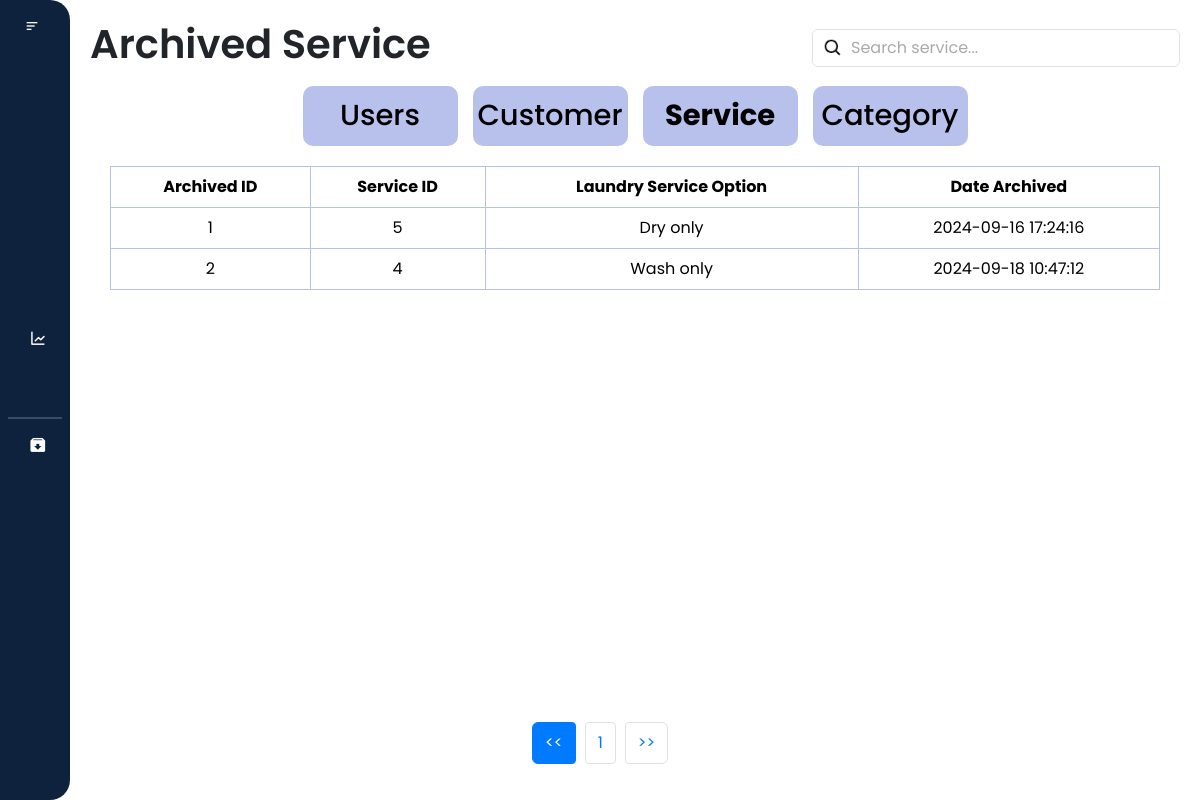
The app's page /archived/archive_service.php (signed in), older data.
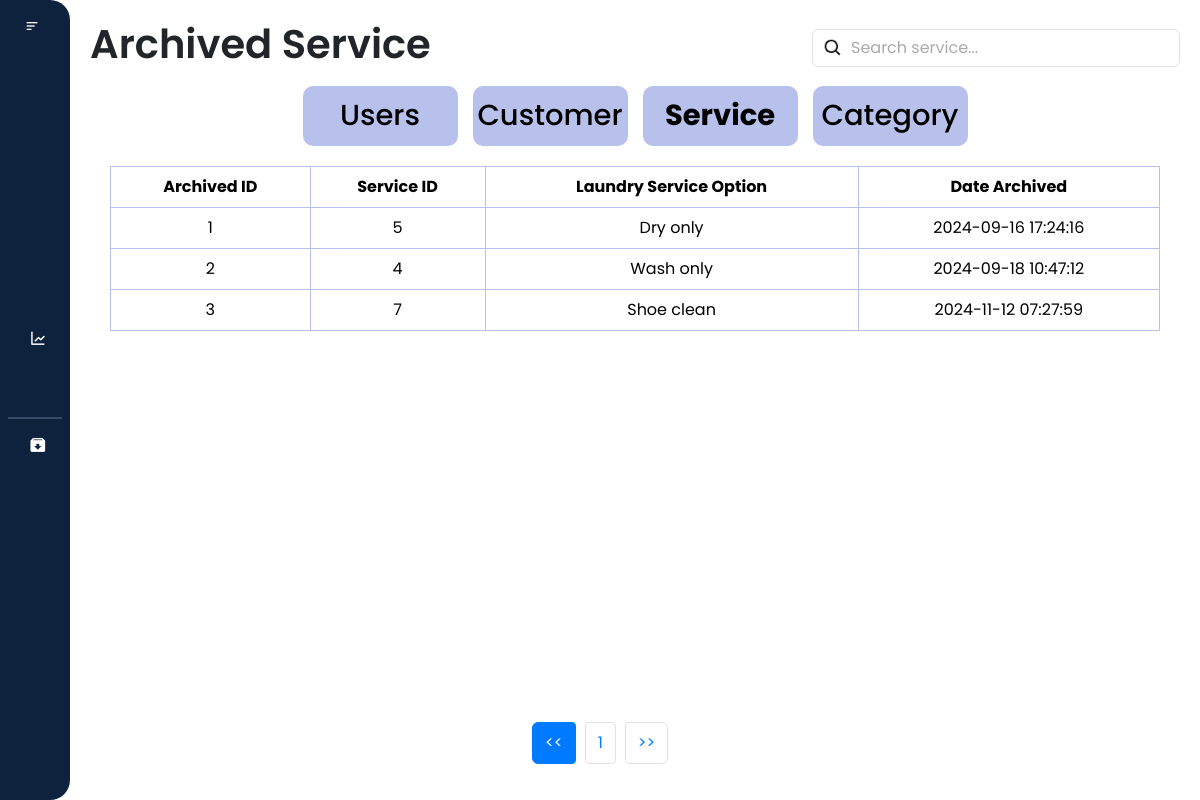
The same page, newer data.
### tables this page shows
CREATE TABLE `archived_service` (
  `archive_id` int(11) NOT NULL,
  `service_id` int(11) NOT NULL,
  `laundry_service_option` varchar(255) NOT NULL,
  `archived_at` timestamp NOT NULL DEFAULT current_timestamp()
);

### archived/archive_service.php (the view, shortened to what the changed rows need)
<?php
$conn = new mysqli('localhost', 'root', '', 'laundry_db');
?>
<!DOCTYPE html>
<html lang="en">
<head>
    <link href="https://cdn.jsdelivr.net/npm/bootstrap@5.3.3/dist/css/bootstrap.min.css" rel="stylesheet"
>
    <link href="https://cdn.lineicons.com/4.0/lineicons.css" rel="stylesheet" />
    <link href='https://unpkg.com/boxicons@2.1.4/css/boxicons.min.css' rel='stylesheet'>
    <link rel="stylesheet" href="archive_service.css">
</head>
<body>
    <div class="wrapper">
        <div class="main-content">
            <nav>
                <div class="d-flex justify-content-between align-items-center">
                    <h1>Archived Service</h1>
                </div>
            </nav>
            <div class="card-body">
                <table class="table table-bordered text-center">
                        <thead>
                            <tr class="bg-dark text-white">
                                <th>Archived ID</th>
                                <th>Service ID</th>
                                <th>Laundry Service Option</th>
                                <th>Date Archived</th>
                            </tr>
                        </thead>
                        <tbody id = "archive_service_table">
                            <?php
                            $query = "SELECT * FROM archived_service";
                            $result = mysqli_query($conn, $query);
                            if ($result && $result->num_rows > 0) {
                                while ($row = mysqli_fetch_assoc($result)) {
                                ?>
                                    <tr>
                                        <td><?php echo $row['archive_id']; ?></td>
                                        <td><?php echo $row['service_id']; ?></td>
                                        <td><?php echo $row['laundry_service_option']; ?></td>
                                        <td><?php echo $row['archived_at']; ?></td>
                                    </tr>
                                <?php
                                    }
                            } else {
                            ?>
                            <tr>
                                <td colspan="4">No archived laundry service option found.</td>
                            </tr>
                                <?php
                            }
                            ?>
                        </tbody>
                </table>
            </div>
        </div>
    </div>
</body>

Row changes from the older to the newer data that the page shows:
added archived_service: archive_id "3", service "7", laundry_service_option "Shoe clean", archived_at "2024-11-12 07:27:59"
